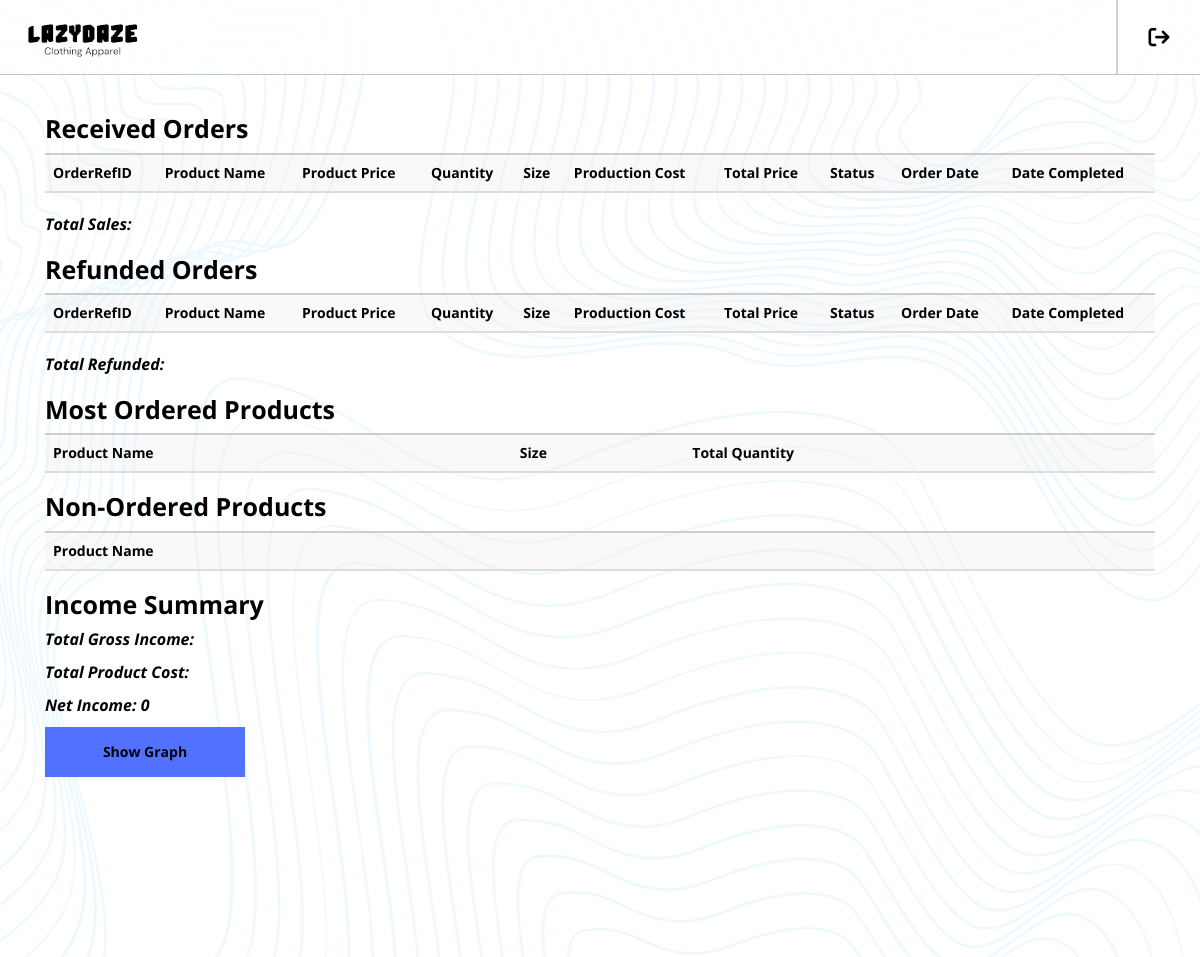
Page /Report_sales.php on the earlier database version.
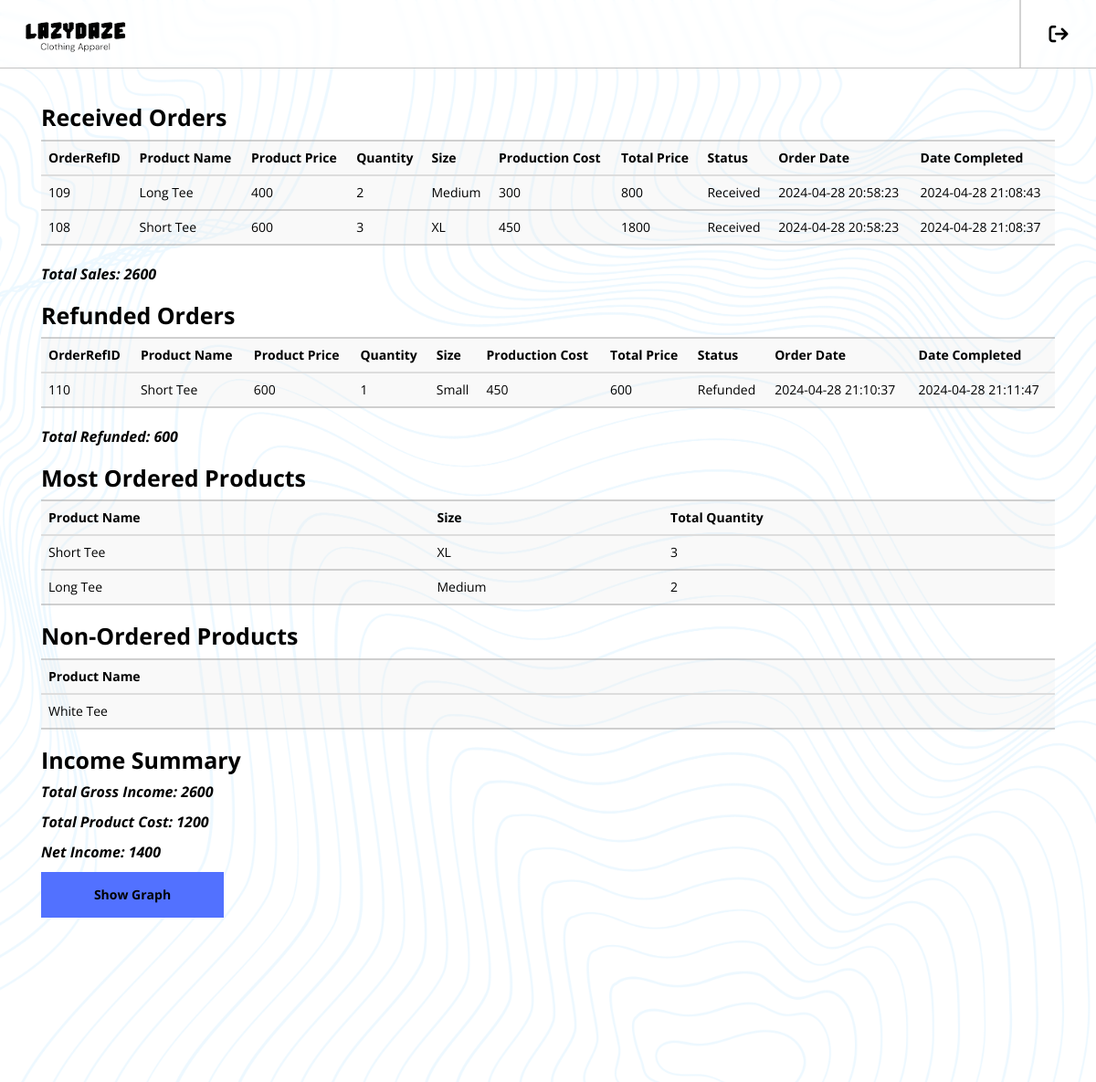
Same page on the later database version.
### tables this page shows
CREATE TABLE `manageorders` (
  `OrderRefID` int(200) NOT NULL,
  `ProductID` int(200) NOT NULL,
  `Customer_Email` varchar(200) NOT NULL,
  `Customer_Name` varchar(200) NOT NULL,
  `Customer_HouseNumber` varchar(200) NOT NULL,
  `Customer_Street` varchar(200) NOT NULL,
  `Customer_Barangay` varchar(200) NOT NULL,
  `Customer_City` varchar(200) NOT NULL,
  `Customer_Postal` int(200) NOT NULL,
  `Customer_Number` varchar(200) NOT NULL,
  `Product_Name` varchar(200) NOT NULL,
  `Price` int(200) NOT NULL,
  `Size` varchar(200) NOT NULL,
  `Quantity` int(200) NOT NULL,
  `Prod_Cost` int(200) NOT NULL,
  `TotalPrice` int(200) NOT NULL,
  `img` varchar(200) NOT NULL,
  `Receipt_img` varchar(200) NOT NULL,
  `Confirmed` tinyint(1) DEFAULT 0,
  `Status` varchar(50) NOT NULL DEFAULT 'Pending',
  `Order_Date` datetime NOT NULL,
  `Date_Completed` datetime DEFAULT NULL
);

### Report_sales.php (the view, shortened to what the changed rows need)
<?php
include('connect.php');
if(isset($_GET['date'])) {
    $date = $_GET['date'];
    $end_date = isset($_GET['end_date']) ? $_GET['end_date'] : $date;
    $received_order_query = "SELECT * FROM manageorders WHERE Confirmed = 1 AND Status NOT IN ('Pending', 'Delivering') AND DATE(Date_Completed) BETWEEN '$date' AND '$end_date' ORDER BY Date_Completed DESC";
    $received_order_result = mysqli_query($conn, $received_order_query);
    $refunded_order_query = "SELECT * FROM manageorders WHERE Confirmed = 2 AND Status NOT IN ('Pending', 'Delivering') AND DATE(Date_Completed) BETWEEN '$date' AND '$end_date' ORDER BY Date_Completed DESC";
    $refunded_order_result = mysqli_query($conn, $refunded_order_query);
    $most_ordered_query = "SELECT Product_Name, Size, SUM(Quantity) AS total_quantity FROM manageorders WHERE Confirmed = 1 AND Status NOT IN ('Pending', 'Delivering') AND DATE(Date_Completed) BETWEEN '$date' AND '$end_date' GROUP BY Product_Name, Size ORDER BY total_quantity DESC LIMIT 5";
    $most_ordered_result = mysqli_query($conn, $most_ordered_query);
    $least_ordered_query = "SELECT Product_Name, Size, SUM(Quantity) AS total_quantity FROM manageorders WHERE Confirmed = 1 AND Status NOT IN ('Pending', 'Delivering') AND DATE(Date_Completed) BETWEEN '$date' AND '$end_date' GROUP BY Product_Name, Size ORDER BY total_quantity ASC LIMIT 5";
    $least_ordered_result = mysqli_query($conn, $least_ordered_query);
    $non_ordered_query = "SELECT Product_Name FROM manageprod WHERE Product_Name NOT IN (SELECT DISTINCT Product_Name FROM manageorders WHERE Confirmed = 1 AND Status NOT IN ('Pending', 'Delivering') AND DATE(Date_Completed) BETWEEN '$date' AND '$end_date')";
    $non_ordered_result = mysqli_query($conn, $non_ordered_query);
    $total_sales_query = "SELECT SUM(TotalPrice) AS total_sales FROM manageorders WHERE Confirmed = 1 AND Status NOT IN ('Pending', 'Delivering') AND DATE(Date_Completed) BETWEEN '$date' AND '$end_date'";
    $total_sales_result = mysqli_query($conn, $total_sales_query);
    $total_sales_row = mysqli_fetch_assoc($total_sales_result);
    $total_sales = $total_sales_row['total_sales'];
    $total_refunded_query = "SELECT SUM(TotalPrice) AS total_refunded FROM manageorders WHERE Confirmed = 2 AND Status NOT IN ('Pending', 'Delivering') AND DATE(Date_Completed) BETWEEN '$date' AND '$end_date'";
    $total_refunded_result = mysqli_query($conn, $total_refunded_query);
    $total_refunded_row = mysqli_fetch_assoc($total_refunded_result);
    $total_refunded = $total_refunded_row['total_refunded'];
    $total_prod_cost_query = "SELECT SUM(Prod_Cost) AS total_prod_cost FROM manageorders WHERE Confirmed = 1 AND Status NOT IN ('Pending', 'Delivering') AND DATE(Date_Completed) BETWEEN '$date' AND '$end_date'";
    $total_prod_cost_result = mysqli_query($conn, $total_prod_cost_query);
    $total_prod_cost_row = mysqli_fetch_assoc($total_prod_cost_result);
    $total_prod_cost = $total_prod_cost_row['total_prod_cost'];
    $total_gross_income = $total_sales;
    $net_income = $total_sales - $total_prod_cost;
} else {
    $received_order_query = "SELECT * FROM manageorders WHERE Confirmed = 1 AND Status NOT IN ('Pending', 'Delivering') ORDER BY Date_Completed DESC";
    $received_order_result = mysqli_query($conn, $received_order_query);
    $refunded_order_query = "SELECT * FROM manageorders WHERE Confirmed = 2 AND Status NOT IN ('Pending', 'Delivering') ORDER BY Date_Completed DESC";
    $refunded_order_result = mysqli_query($conn, $refunded_order_query);
    $most_ordered_query = "SELECT Product_Name, Size, SUM(Quantity) AS total_quantity FROM manageorders WHERE Confirmed = 1 AND Status NOT IN ('Pending', 'Delivering') GROUP BY Product_Name, Size ORDER BY total_quantity DESC LIMIT 5";
    $most_ordered_result = mysqli_query($conn, $most_ordered_query);
    $non_ordered_query = "SELECT Product_Name FROM manageprod WHERE Product_Name NOT IN (SELECT DISTINCT Product_Name FROM manageorders WHERE Confirmed = 1 AND Status NOT IN ('Pending', 'Delivering'))";
    $non_ordered_result = mysqli_query($conn, $non_ordered_query);
    $total_sales_query = "SELECT SUM(TotalPrice) AS total_sales FROM manageorders WHERE Confirmed = 1 AND Status NOT IN ('Pending', 'Delivering')";
    $total_sales_result = mysqli_query($conn, $total_sales_query);
    $total_sales_row = mysqli_fetch_assoc($total_sales_result);
    $total_sales = $total_sales_row['total_sales'];
    $total_refunded_query = "SELECT SUM(TotalPrice) AS total_refunded FROM manageorders WHERE Confirmed = 2 AND Status NOT IN ('Pending', 'Delivering')";
    $total_refunded_result = mysqli_query($conn, $total_refunded_query);
    $total_refunded_row = mysqli_fetch_assoc($total_refunded_result);
    $total_refunded = $total_refunded_row['total_refunded'];
    $total_prod_cost_query = "SELECT SUM(Prod_Cost) AS total_prod_cost FROM manageorders WHERE Status NOT IN ('Pending', 'Delivering')";
    $total_prod_cost_result = mysqli_query($conn, $total_prod_cost_query);
    $total_prod_cost_row = mysqli_fetch_assoc($total_prod_cost_result);
    $total_prod_cost = $total_prod_cost_row['total_prod_cost'];
    $total_gross_income = $total_sales;
    $net_income = $total_sales  - $total_prod_cost;
}
?>
<!DOCTYPE html>
<html lang="en">
<head>
    <link rel="stylesheet" href="https://maxcdn.bootstrapcdn.com/bootstrap/3.4.1/css/bootstrap.min.css">
    <link href="./Report_sales.css" rel="stylesheet" type="text/css"/>
    <link rel="stylesheet" href="https://cdnjs.cloudflare.com/ajax/libs/font-awesome/6.5.1/css/all.min.css" />
</head>
<body>
    <div class="bg">
        <div class = "container">
        <div id="receivedOrders">
            <h2>Received Orders</h2>
            <table class="table">
                <thead>
                    <tr>
                        <th>OrderRefID</th>
                        <th>Product Name</th>
                        <th>Product Price</th>
                        <th>Quantity</th>
                        <th>Size</th>
                        <th>Production Cost</th>
                        <th>Total Price</th>
                        <th>Status</th>
                        <th>Order Date</th>
                        <th>Date Completed</th>
                    </tr>
                </thead>
                <tbody>
                    <?php
                    while ($row = mysqli_fetch_assoc($received_order_result)) {
                    ?>
                    <tr>
                        <td><?php echo $row['OrderRefID']; ?></td>
                        <td><?php echo $row['Product_Name']; ?></td>
                        <td><?php echo $row['Price']; ?></td>
                        <td><?php echo $row['Quantity']; ?></td>
                        <td><?php echo $row['Size']; ?></td>
                        <td><?php echo $row['Prod_Cost']; ?></td>
                        <td><?php echo $row['TotalPrice']; ?></td>
                        <td><?php echo $row['Status']; ?></td>
                        <td><?php echo $row['Order_Date']; ?></td>
                        <td><?php echo $row['Date_Completed']; ?></td>
                    </tr>
                    <?php
                    }
                    ?>
                </tbody>
            </table>
            <p>Total Sales: <?php echo $total_sales; ?></p>
        </div>
        <div id="refundedOrders">
            <h2>Refunded Orders</h2>
            <table class="table">
                <thead>
                    <tr>
                        <th>OrderRefID</th>
                        <th>Product Name</th>
                        <th>Product Price</th>
                        <th>Quantity</th>
                        <th>Size</th>
                        <th>Production Cost</th>
                        <th>Total Price</th>
                        <th>Status</th>
                        <th>Order Date</th>
                        <th>Date Completed</th>
                    </tr>
                </thead>
                <tbody>
                    <?php
                    while ($row = mysqli_fetch_assoc($refunded_order_result)) {
                    ?>
                    <tr>
                        <td><?php echo $row['OrderRefID']; ?></td>
                        <td><?php echo $row['Product_Name']; ?></td>
                        <td><?php echo $row['Price']; ?></td>
                        <td><?php echo $row['Quantity']; ?></td>
                        <td><?php echo $row['Size']; ?></td>
                        <td><?php echo $row['Prod_Cost']; ?></td>
                        <td><?php echo $row['TotalPrice']; ?></td>
                        <td><?php echo $row['Status']; ?></td>
                        <td><?php echo $row['Order_Date']; ?></td>
                        <td><?php echo $row['Date_Completed']; ?></td>
                    </tr>
                    <?php
                    }
                    ?>
                </tbody>
            </table>
            <p>Total Refunded: <?php echo $total_refunded; ?></p>
        </div>
        <div id="mostOrderedProducts">
            <h2>Most Ordered Products</h2>
            <table class="table">
                <thead>
                    <tr>
                        <th>Product Name</th>
                        <th>Size</th>
                        <th>Total Quantity</th>
                    </tr>
                </thead>
                <tbody>
                    <?php
                    while ($row = mysqli_fetch_assoc($most_ordered_result)) {
                    ?>
                    <tr>
                        <td><?php echo $row['Product_Name']; ?></td>
                        <td><?php echo $row['Size']; ?></td>
                        <td><?php echo $row['total_quantity']; ?></td>
                    </tr>
                    <?php
                    }
                    ?>
                </tbody>
            </table>
        </div>
        <div id="nonOrderedProducts">
            <h2>Non-Ordered Products</h2>
            <table class="table">
                <thead>
                    <tr>
                        <th>Product Name</th>
                    </tr>
                </thead>
                <tbody>
                    <?php
                    while ($row = mysqli_fetch_assoc($non_ordered_result)) {
                    ?>
                    <tr>
                        <td><?php echo $row['Product_Name']; ?></td>
                    </tr>
                    <?php
                    }
                    ?>
                </tbody>
            </table>
        </div>
        <div id="income">
            <h2>Income Summary</h2>
            <p>Total Gross Income: <?php echo $total_gross_income; ?></p>
            <p>Total Product Cost: <?php echo $total_prod_cost; ?></p>
            <p>Net Income: <?php echo $net_income; ?></p>
        </div>
    </div>
    </div>
</body>
</html>

Differences in the rows shown:
added manageorders: OrderRefID "109", Product_Name "Long Tee", Price "400", Quantity "2", Size "Medium", Prod_Cost "300", TotalPrice "800", Status "Received", Order_Date "2024-04-28 20:58:23", Date_Completed "2024-04-28 21:08:43", shown under "Received Orders"
added manageorders: OrderRefID "108", Product_Name "Short Tee", Price "600", Quantity "3", Size "XL", Prod_Cost "450", TotalPrice "1800", Status "Received", Order_Date "2024-04-28 20:58:23", Date_Completed "2024-04-28 21:08:37", shown under "Received Orders"
added manageorders: OrderRefID "110", Product_Name "Short Tee", Price "600", Quantity "1", Size "Small", Prod_Cost "450", TotalPrice "600", Status "Refunded", Order_Date "2024-04-28 21:10:37", Date_Completed "2024-04-28 21:11:47", shown under "Refunded Orders"
Other differences:
$total_sales: (not shown) → "2600"
$total_refunded: (not shown) → "600"
$total_gross_income: (not shown) → "2600"
$total_prod_cost: (not shown) → "1200"
$net_income: "0" → "1400"
new list line: "Short Tee XL 3"
new list line: "Long Tee Medium 2"
new list line: "White Tee"
